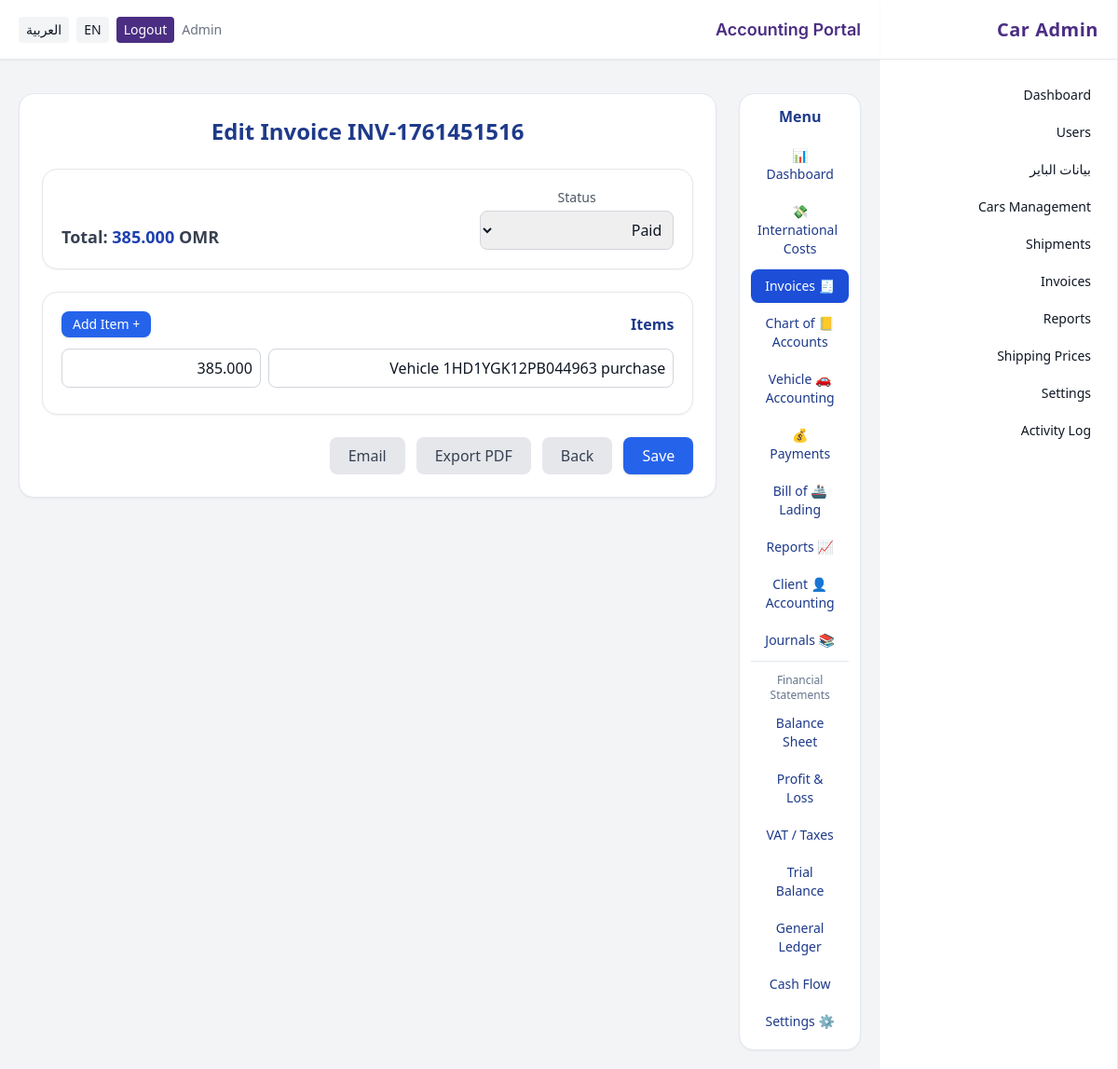
Screenshot of /acct/invoices/2/edit (signed in) with the database file from the repository.
### app/models.py (models this page shows, shortened)
class User(db.Model, UserMixin):
    __tablename__ = "users"
    id = db.Column(db.Integer, primary_key=True)
    name = db.Column(db.String(150))
    email = db.Column(db.String(180), unique=True, index=True)
    phone = db.Column(db.String(50))
    password_hash = db.Column(db.String(200))
    role_id = db.Column(db.Integer, db.ForeignKey("roles.id"))
    active = db.Column(db.Boolean, default=True)
    created_at = db.Column(db.DateTime, default=datetime.utcnow)
    last_login_at = db.Column(db.DateTime)
    role = db.relationship("Role")
    @property
    def is_active(self):
        return bool(self.active)

class Invoice(db.Model):
    __tablename__ = "invoices"
    id = db.Column(db.Integer, primary_key=True)
    invoice_number = db.Column(db.String(100), unique=True)
    customer_id = db.Column(db.Integer, db.ForeignKey("customers.id"))
    invoice_type = db.Column(db.String(20))
    vehicle_id = db.Column(db.Integer, db.ForeignKey("vehicles.id"), nullable=True, index=True)
    total_omr = db.Column(db.Numeric(12,3))
    status = db.Column(db.String(50))
    pdf_path = db.Column(db.Text)
    created_at = db.Column(db.DateTime, default=datetime.utcnow)
    customer = db.relationship("Customer")
    vehicle = db.relationship("Vehicle")
    items = db.relationship("InvoiceItem", backref="invoice", cascade="all, delete-orphan")
    payments = db.relationship("Payment", backref="invoice", cascade="all, delete-orphan")
    exchange_rate_id = db.Column(db.Integer, db.ForeignKey("exchange_rates.id"), nullable=True)

class InvoiceItem(db.Model):
    __tablename__ = "invoice_items"
    id = db.Column(db.Integer, primary_key=True)
    invoice_id = db.Column(db.Integer, db.ForeignKey("invoices.id"), index=True)
    vehicle_id = db.Column(db.Integer, db.ForeignKey("vehicles.id"), nullable=True)
    description = db.Column(db.String(255))
    amount_omr = db.Column(db.Numeric(12,3))
    created_at = db.Column(db.DateTime, default=datetime.utcnow)

### app/blueprints/accounting/routes.py (the view, shortened to what this page needs)
@acct_bp.route('/invoices/<int:invoice_id>/edit', methods=['GET','POST'])
@role_required('accountant', 'admin')
def invoices_edit(invoice_id: int):
    invoice = db.session.get(Invoice, invoice_id)
    if not invoice:
        flash(_('Invoice not found'), 'danger')
        return redirect(url_for('acct.invoices_list'))
    customers = db.session.query(Customer).order_by(Customer.company_name.asc()).all()
    return render_template('accounting/invoices_edit.html', invoice=invoice, customers=customers)

### app/security.py (called while the page is built)
def _canonicalize_role(role_name: str | None) -> str | None:
    if not role_name:
        return None
    name = role_name.strip().lower()
    synonyms = {
        "staff": "employee",
        "employees": "employee",
    }
    return synonyms.get(name, name)

def role_required(*allowed_roles: str) -> Callable:
    normalized_allowed = {
        r for r in (_canonicalize_role(r) for r in allowed_roles) if r is not None
    }
    def decorator(view_func: Callable) -> Callable:
        @wraps(view_func)
        @login_required
        def wrapper(*args, **kwargs):
            user_role = getattr(getattr(current_user, "role", None), "name", None)
            user_role_norm = _canonicalize_role(user_role)
            if not user_role_norm or user_role_norm not in normalized_allowed:
                abort(403)
            return view_func(*args, **kwargs)
        return wrapper
    return decorator

### app/templates/accounting/invoices_edit.html (shortened to what this page needs)
{% extends "base_accounting.html" %}
{% block acct_content %}
<h2 class="text-2xl font-bold text-blue-900 mb-6">
  {{ _('Edit Invoice') }} {{ invoice.invoice_number }}
</h2>
<form method="post" class="space-y-6">
  <div class="bg-white border border-gray-200 shadow-sm p-5 rounded-2xl grid grid-cols-1 md:grid-cols-3 gap-4 transition hover:shadow-md">
    <div>
      <label class="block text-sm font-medium text-gray-600 mb-1">{{ _('Status') }}</label>
      <select name="status" class="w-full border border-gray-300 rounded-lg p-2 focus:ring-2 focus:ring-blue-500 focus:border-blue-500">
        {% for s in ['Draft','Paid','Partial','Cancelled'] %}
        <option value="{{ s }}" {% if invoice.status==s %}selected{% endif %}>{{ s }}</option>
        {% endfor %}
      </select>
    </div>
    <div class="md:col-span-2 flex items-end justify-end">
      <div class="text-gray-700 text-lg font-semibold">
        {{ _('Total:') }} <span class="text-blue-800">{{ '%.3f'|format(invoice.total_omr or 0) }}</span> OMR
      </div>
    </div>
  </div>
  <div class="bg-white border border-gray-200 shadow-sm p-5 rounded-2xl transition hover:shadow-md">
    <div class="flex items-center justify-between mb-3">
      <h3 class="font-semibold text-blue-900">{{ _('Items') }}</h3>
      <button type="button"
              class="px-3 py-1 text-sm bg-blue-600 text-white rounded-lg shadow hover:bg-blue-700 transition"
              onclick="addRow()">
        + {{ _('Add Item') }}
      </button>
    </div>
    <div id="items">
      {% for it in invoice.items %}
      <div class="grid grid-cols-1 md:grid-cols-6 gap-2 mb-2 animate-fadeIn">
        <input name="item_description" value="{{ it.description }}" placeholder="Description"
               class="md:col-span-4 border border-gray-300 rounded-lg p-2 focus:ring-2 focus:ring-blue-500 focus:border-blue-500" />
        <input name="item_amount" value="{{ it.amount_omr }}" placeholder="Amount (OMR)"
               class="md:col-span-2 border border-gray-300 rounded-lg p-2 focus:ring-2 focus:ring-blue-500 focus:border-blue-500" />
      </div>
      {% endfor %}
    </div>
  </div>
  <div class="flex flex-wrap items-center gap-3">
    <button class="px-5 py-2 bg-blue-600 text-white rounded-lg shadow hover:bg-blue-700 transition">
      {{ _('Save') }}
    </button>
    <a href="{{ url_for('acct.invoices_list') }}"
       class="px-5 py-2 bg-gray-200 text-gray-700 rounded-lg hover:bg-gray-300 transition">
      {{ _('Back') }}
    </a>
    <a href="{{ url_for('acct.invoices_export', invoice_id=invoice.id) }}"
       class="px-5 py-2 bg-gray-200 text-gray-700 rounded-lg hover:bg-gray-300 transition">
      {{ _('Export PDF') }}
    </a>
    <form method="post" action="{{ url_for('acct.invoices_email', invoice_id=invoice.id) }}" class="inline">
      <button class="px-5 py-2 bg-gray-200 text-gray-700 rounded-lg hover:bg-gray-300 transition">
        {{ _('Email') }}
      </button>
    </form>
  </div>
</form>
{% endblock %}

### app/templates/base_admin.html (shortened to what this page needs)
<!doctype html>
<html lang="{{ g.get('lang_code', 'ar') }}" {% if g.get('lang_code', 'ar') == 'ar' %}dir="rtl"{% endif %} class="h-full bg-background">
<head>
  <script src="https://cdn.tailwindcss.com"></script>
  <link href="https://cdnjs.cloudflare.com/ajax/libs/font-awesome/6.5.0/css/all.min.css" rel="stylesheet">
</head>
<body class="h-full text-neutral text-center">
  <div class="min-h-screen flex bg-background">
    {% if current_user.is_authenticated and current_user.role and (current_user.role.name|lower) == 'admin' %}
    <aside class="w-64 hidden md:flex flex-col bg-white border-r border-gray-200 shadow-sm">
      <div class="h-16 flex items-center px-5 border-b border-gray-200">
        <div class="text-primary text-xl font-bold tracking-wide">{{ _('Car Admin') }}</div>
      </div>
      <nav class="flex-1 px-4 py-5 space-y-1 text-sm">
        <a href="{{ url_for('admin.dashboard') }}" class="flex items-center gap-3 px-3 py-2 rounded-lg hover:bg-blue-50 {% if request.endpoint=='admin.dashboard' %}bg-blue-100 text-primary font-semibold{% endif %}">{{ _('Dashboard') }}</a>
        <a href="{{ url_for('admin.users_list') }}" class="flex items-center gap-3 px-3 py-2 rounded-lg hover:bg-blue-50 ">{{ _('Users') }}</a>
        <a href="{{ url_for('admin.buyers_list') }}" class="flex items-center gap-3 px-3 py-2 rounded-lg hover:bg-blue-50 ">بيانات الباير</a>
        <a href="{{ url_for('ops.dashboard') }}" class="flex items-center gap-3 px-3 py-2 rounded-lg hover:bg-blue-50">{{ _('Cars Management') }}</a>
        <a href="{{ url_for('ops.dashboard') }}" class="flex items-center gap-3 px-3 py-2 rounded-lg hover:bg-blue-50">{{ _('Shipments') }}</a>
        <a href="{{ url_for('acct.dashboard') }}" class="flex items-center gap-3 px-3 py-2 rounded-lg hover:bg-blue-50">{{ _('Invoices') }}</a>
        <a href="{{ url_for('admin.reports') }}" class="flex items-center gap-3 px-3 py-2 rounded-lg hover:bg-blue-50 ">{{ _('Reports') }}</a>
        <a href="{{ url_for('admin.shipping_prices_list') }}" class="flex items-center gap-3 px-3 py-2 rounded-lg hover:bg-blue-50 ">{{ _('Shipping Prices') }}</a>
        <a href="{{ url_for('admin.settings') }}" class="flex items-center gap-3 px-3 py-2 rounded-lg hover:bg-blue-50 {% if request.endpoint=='admin.settings' %}bg-blue-100 text-primary font-semibold{% endif %}">{{ _('Settings') }}</a>
        <a href="{{ url_for('admin.activity_log') }}" class="flex items-center gap-3 px-3 py-2 rounded-lg hover:bg-blue-50 ">{{ _('Activity Log') }}</a>
      </nav>
    </aside>
    {% endif %}
    <div class="flex-1 flex flex-col min-w-0">
      <header class="h-16 flex items-center justify-between px-5 bg-white border-b border-gray-200 shadow-sm">
        <div class="text-lg font-semibold text-primary font-heading">{% block header %}{% endblock %}</div>
        <div class="flex items-center gap-2 text-sm">
          {% if current_user.is_authenticated %}
            <span class="text-muted">{{ current_user.name }}</span>
            <a href="{{ url_for('auth.logout') }}" class="px-2 py-1 rounded bg-primary text-white hover:opacity-90 transition">{{ _('Logout') }}</a>
          {% endif %}
          <a href="{{ request.path }}?lang=en" class="px-2 py-1 rounded bg-background hover:bg-white">EN</a>
          <a href="{{ request.path }}?lang=ar" class="px-2 py-1 rounded bg-background hover:bg-white">العربية</a>
        </div>
      </header>
      <div class="px-5 pt-4">
      </div>
      <main class="p-5">
        {% block content %}{% endblock %}
      </main>
    </div>
  </div>
</body>
</html>

### app/templates/base_admin.html (style rules this page uses)
body { font-family: ui-sans-serif, system-ui, -apple-system, Segoe UI, Roboto, Arial, sans-serif; }

### app/templates/accounting/invoices_edit.html (style rules this page uses)
.animate-fadeIn { animation: fadeIn 0.3s ease-out; }

### rows the page displays
User: name "Admin"
Invoice: invoice_number "INV-1761451516", status "Paid", total_omr "385.000"
InvoiceItem: item_description "Vehicle 1HD1YGK12PB044963 purchase", item_amount "385.000"
